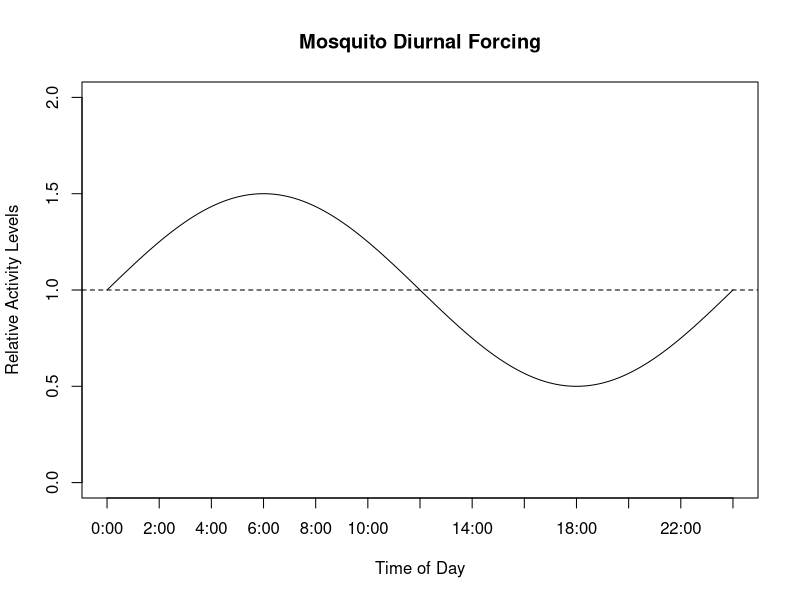
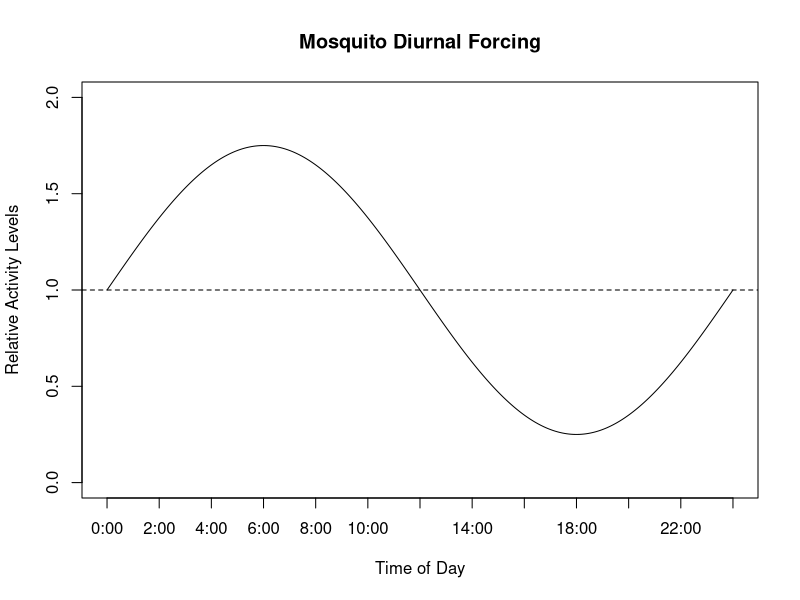

R code for these plots, in order: (Note: this script raises an error after producing the figures.)
rm(list=ls());gc()
# pmax(0,(b+cos(2*pi*(t-o*60)/24/60)))^p 


t=seq(from=0,to=24*60,by=0.01)

hourGrain = 120
xHours = which(t %% hourGrain == 0)
plot({
  (sin((2*pi*t)/1440)*0.5 + 1)
},type="l",ylim=c(0,2),ylab="Relative Activity Levels",xlab="Time of Day",main="Mosquito Diurnal Forcing",xaxt="n")
abline(h = 1,lty = 2)
axis(side = 1,at = xHours,labels = paste0(t[xHours]/60,":00"))


# t: tNow
# o: offset (in hours)
hazFunc <- function(t,o=-2){
  (sin((2*pi*(t-o*60))/1440)*0.75 + 1)
}
hazCurve = hazFunc(t = t,o = 0)
plot(hazCurve,type="l",ylim=c(0,2),ylab="Relative Activity Levels",xlab="Time of Day",main="Mosquito Diurnal Forcing",xaxt="n")
abline(h = 1,lty = 2)
axis(side = 1,at = xHours,labels = paste0(t[xHours]/60,":00"))



Btime = 1/1
Rtime = 1/1
Otime = 1/1
g = 1/10

exponentialMosquito <- function(o=0){
  
  states = vector(mode = "list",length = 100)
  times = vector(mode = "list",length = 100)
  duration = vector(mode = "list",length = 100)
  
  times[[1]] = 0
  states[[1]] = "B"
  
  i = 2
  while(states[[i-1]]!="D"){
    
    print(paste0("iteration: ",i, " tNow: ",times[[i-1]]))
    switch(EXPR = states[[i-1]],
           B = {
             
             # diurnal forcing
             tNow = (times[[i-1]] %% 1)*24*60
             force = hazFunc(t=tNow,o = o)
             
             # duration of time until next event
             tDur = rexp(n = 1,rate = Btime*force)
             duration[[i-1]] = tDur
             
             # time of next event
             times[[i]] = times[[i-1]] + tDur
             
             # choose next event
             pDie = g*tDur
             if(runif(1) < pDie){
               states[[i]] = "D"
             } else {
               states[[i]] = "R"
             }
             
           },
           R = {

             # diurnal forcing
             tNow = (times[[i-1]] %% 1)*24*60
             force = hazFunc(t=tNow,o = o)
             
             # duration of time until next event
             tDur = rexp(n = 1,rate = Rtime*force)
             duration[[i-1]] = tDur
             
             # time of next event
             times[[i]] = times[[i-1]] + tDur
             
             # choose next event
             pDie = g*tDur
             if(runif(1) < pDie){
               states[[i]] = "D"
             } else {
               states[[i]] = "O"
             }
             
           },
           O = {

             # diurnal forcing
             tNow = (times[[i-1]] %% 1)*24*60
             force = hazFunc(t=tNow,o = o)
             
             # duration of time until next event
             tDur = rexp(n = 1,rate = Otime*force)
             duration[[i-1]] = tDur
             
             # time of next event
             times[[i]] = times[[i-1]] + tDur
             
             # choose next event
             pDie = g*tDur
             if(runif(1) < pDie){
               states[[i]] = "D"
             } else {
               states[[i]] = "B"
             }
             
           },
           {stop(paste0("unrecognized state",states[[i-1]]))}
    )
    
    i = i+1
  }
  return(list(
      states=unlist(Filter(Negate(is.null),states)),
      times=unlist(Filter(Negate(is.null),times)),
      duration=unlist(Filter(Negate(is.null),duration))
    ))
}


mosyOut = exponentialMosquito()
plotMosyOut(mosyOut)


plotMosyOut = function(out,o=0){
  
  tMax = ceiling(max(out$times))
  tSeq = seq(from=0,to=tMax*24*60,by=0.1)
  
  daySeq = vapply(X = 0:(tMax-1),FUN = function(x){x*24*60},FUN.VALUE = numeric(1),USE.NAMES = FALSE)
  
  # plot the diurnal forcing used
  hourGrain = 60*12
  xHours = which(tSeq %% hourGrain == 0)
  hazCurve = hazFunc(t = tSeq,o = o)
  plot(x=tSeq,y=hazCurve,type="l",ylim=c(0,2),ylab="Relative Activity Levels",xlab="Time of Day",main="Mosquito Diurnal Forcing",xaxt="n")
  abline(h = 1,lty = 2)
  hourLabel = (tSeq[xHours]/60) %% 24
  dayLabel = paste0("Day",0:(tMax-1))
  axis(side = 1,at = tSeq[xHours],labels = paste0(hourLabel,":00"))
  text(x = daySeq,y=0.01,labels = dayLabel)
  
  # plot the mosquito time series
  pointsX = out$times*24*60
  pointsY = hazFunc(t = pointsX,o = 0)
  pointsType = vapply(X = out$states,FUN = function(x){
      switch(x,
             B = 15,
             R = 16,
             O = 17,
             D = 18
       )
    },FUN.VALUE = numeric(1),USE.NAMES = FALSE)
  pointsCol = vapply(X = out$states,FUN = function(x){
    switch(x,
           B = "red",
           R = "blue",
           O = "purple",
           D = "darkgreen"
    )
  },FUN.VALUE = character(1),USE.NAMES = FALSE)
  points(pointsX,pointsY,pch=pointsType,col=pointsCol,cex=1.05)
  
}


cohort = parallel::mclapply(X = 1:100,FUN = function(x,o){exponentialMosquito(o=o)},o=0)

avgLife = vapply(X = cohort,FUN = function(x){
  tail(x$times,1)
},FUN.VALUE = numeric(1),USE.NAMES = FALSE)
avgLife = mean(avgLife)

plotMosyPopOut = function(cohort,o=0){
  
  tMax = vapply(X = cohort,FUN = function(x){
    tail(x$times,1)
  },FUN.VALUE = numeric(1),USE.NAMES = FALSE)
  tMax = ceiling(max(tMax))
  
  tSeq = seq(from=0,to=tMax*24*60,by=0.1)
  
  daySeq = vapply(X = 0:(tMax-1),FUN = function(x){x*24*60},FUN.VALUE = numeric(1),USE.NAMES = FALSE)
  
  # plot the diurnal forcing used
  hourGrain = 60*12
  xHours = which(tSeq %% hourGrain == 0)
  hazCurve = hazFunc(t = tSeq,o = o)
  plot(x=tSeq,y=hazCurve,type="l",ylim=c(0,2),ylab="Relative Activity Levels",xlab="Time of Day",main="Mosquito Diurnal Forcing",xaxt="n")
  abline(h = 1,lty = 2)
  hourLabel = (tSeq[xHours]/60) %% 24
  dayLabel = paste0("Day",0:(tMax-1))
  axis(side = 1,at = tSeq[xHours],labels = paste0(hourLabel,":00"))
  text(x = daySeq,y=0.01,labels = dayLabel)

  
  for(i in 1:length(cohort)){
    # plot the mosquito time series
    pointsX = cohort[[i]]$times*24*60
    pointsY = hazFunc(t = pointsX,o = 0)
    pointsType = vapply(X = cohort[[i]]$states,FUN = function(x){
      switch(x,
             B = 15,
             R = 16,
             O = 17,
             D = 18
      )
    },FUN.VALUE = numeric(1),USE.NAMES = FALSE)
    pointsCol = vapply(X = cohort[[i]]$states,FUN = function(x){
      switch(x,
             B = "red",
             R = "blue",
             O = "purple",
             D = "darkgreen"
      )
    },FUN.VALUE = character(1),USE.NAMES = FALSE)
    points(pointsX,pointsY,pch=pointsType,col=pointsCol,cex=1.05)
  }
  
}

plotMosyPopOut(cohort)





gammaMosquito <- function(N=5,o=0){
  
  states = vector(mode = "list",length = 100)
  times = vector(mode = "list",length = 100)
  duration = vector(mode = "list",length = 100)
  
  times[[1]] = 0
  states[[1]] = "B"
  
  i = 2
  while(states[[i-1]]!="D"){
    
    print(paste0("iteration: ",i, " tNow: ",times[[i-1]]))
    switch(EXPR = states[[i-1]],
           B = {
             
             # diurnal forcing
             tNow = (times[[i-1]] %% 1)*24*60
             force = hazFunc(t=tNow,o = o)
             
             # duration of time until next event
             tDur = rgamma(n = 1,shape = N,rate = Btime*force*N)
             duration[[i-1]] = tDur
             
             # time of next event
             times[[i]] = times[[i-1]] + tDur
             
             # choose next event
             pDie = g*tDur
             if(runif(1) < pDie){
               states[[i]] = "D"
             } else {
               states[[i]] = "R"
             }
             
           },
           R = {
             
             # diurnal forcing
             tNow = (times[[i-1]] %% 1)*24*60
             force = hazFunc(t=tNow,o = o)
             
             # duration of time until next event
             tDur = rgamma(n = 1,shape = N,rate = Rtime*force*N)
             duration[[i-1]] = tDur
             
             # time of next event
             times[[i]] = times[[i-1]] + tDur
             
             # choose next event
             pDie = g*tDur
             if(runif(1) < pDie){
               states[[i]] = "D"
             } else {
               states[[i]] = "O"
             }
             
           },
           O = {
             
             # diurnal forcing
             tNow = (times[[i-1]] %% 1)*24*60
             force = hazFunc(t=tNow,o = o)
             
             # duration of time until next event
             tDur = rgamma(n = 1,shape = N,rate = Otime*force*N)
             duration[[i-1]] = tDur
             
             # time of next event
             times[[i]] = times[[i-1]] + tDur
             
             # choose next event
             pDie = g*tDur
             if(runif(1) < pDie){
               states[[i]] = "D"
             } else {
               states[[i]] = "B"
             }
             
           },
           {stop(paste0("unrecognized state",states[[i-1]]))}
    )
    
    i = i+1
  }
  return(list(
    states=unlist(Filter(Negate(is.null),states)),
    times=unlist(Filter(Negate(is.null),times)),
    duration=unlist(Filter(Negate(is.null),duration))
  ))
}


cohort = parallel::mclapply(X = 1:100,FUN = function(x,N,o){gammaMosquito(N=N,o=o)},o=0,N=12)

plotMosyPopOut(cohort = cohort)



out = gammaMosquito(N = 64,o = 0)
plotMosyOut(out)
